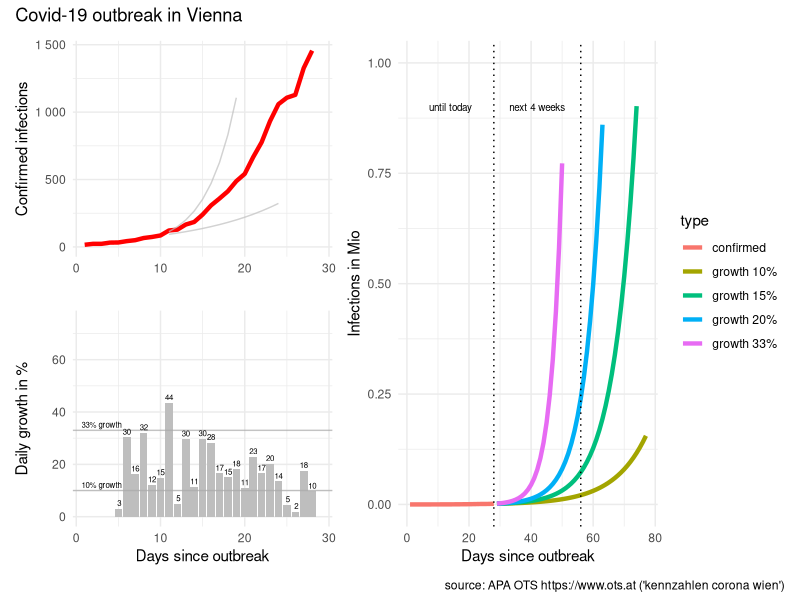
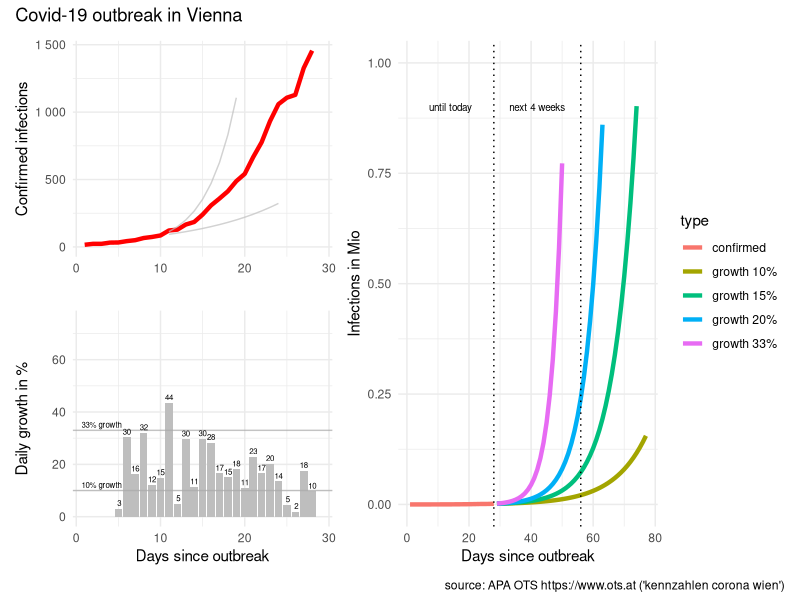

The R source for these figures, in order:
# packages
library(tidyverse)
library(scales)
library(patchwork)

# reported infections
# source: APA OTS (https://www.ots.at)
# keywords: "kennzahlen corona wien"
infected <- c(
   16, #"2020-03-05"
   23, #"2020-03-06"
   23, #"2020-03-07"
   32, #"2020-03-08"
   33, #"2020-03-09"
   43, #"2020-03-10"
   50, #"2020-03-11"
   66, #"2020-03-12"
   74, #"2020-03-13"
   85, #"2020-03-14"
  122, #"2020-03-15"
  128, #"2020-03-16"
  166, #"2020-03-17"
  185, #"2020-03-18"
  240, #"2020-03-19"
  308, #"2020-03-20"
  359, #"2020-03-21"
  413, #"2020-03-22"
  488, #"2020-03-23"
  542, #"2020-03-24"
  666, #"2020-03-25"
  776, #"2020-03-26"
  933, #"2020-03-27"
 1059, #"2020-03-28"
 1107, #"2020-03-29"
 1128, #"2020-03-30"
 1327, #"2020-03-31"
 1456  #"2020-04-01"
)

# prepare data
data <- tibble(infected = infected)

data <- data %>% 
  mutate(type = "confirmed",
         day = row_number()) %>% 
  arrange(day) %>% 
  mutate(new_abs = infected - lag(infected),
         new_pct = new_abs / lag(infected) * 100)

# predict
predict_corona <- function(data, infection_rate, days)  {
  
  future <- seq(from = max(data$day) + 1, to = max(data$day)+days-1)
  infected_all <- NULL
  infected_act <- max(data$infected)
  infected_predict <- NULL
  for (i in seq_along(future))  {
    infected_act <- infected_act * infection_rate
    infected_all <- c(infected_all, infected_act)
  }
  
  data2 <- tibble(type = paste0("growth ", (infection_rate-1)*100,"%"),
                  day = future, 
                  infected = infected_all)
  data2
  
} # predict_corona

# predict for different growth
predict_days <- 50 #57

data_50 <- data %>% 
  predict_corona(infection_rate = 1.50, days = predict_days)

data_40 <- data %>% 
  predict_corona(infection_rate = 1.40, days = predict_days)

data_33 <- data %>% 
  predict_corona(infection_rate = 1.33, days = predict_days)

data_20 <- data %>% 
  predict_corona(infection_rate = 1.20, days = predict_days)

data_15 <- data %>% 
  predict_corona(infection_rate = 1.15, days = predict_days)

data_10 <- data %>% 
  predict_corona(infection_rate = 1.10, days = predict_days)

# combine dataset
data_plot <- data %>% 
  bind_rows(data_33, data_20, data_15, data_10)


# visualise data
# infected
last_day <- length(data$infected)
p0 <- data_plot %>% 
  mutate(infected_M = infected / 1000000) %>%
  ggplot(aes(day, infected_M, color = type)) + 
  geom_line(size = 1.5) +
  geom_vline(xintercept = c(last_day, last_day + 28), 
             linetype = "dotted") +
  ylim(0,1) +
  xlab("Days since outbreak") +
  ylab("Infections in Mio") + 
  #ggtitle("Covid-19 outbreak in Vienna") +
  theme_minimal()+
  annotate("text", last_day/2, 0.9, 
           label = "until today", size = 2.5) +
  annotate("text", last_day+14, 0.9, 
           label = "next 4 weeks", size = 2.5)

#############################################

# data for reference line 33% growth (Austria)
data_line_start <- tibble(
  day = 10,
  infected = 85
)

# predict 10%/33% growth (days since 50 cases)
data_line10 <- predict_corona(
  data_line_start,
  infection_rate = 1.10,
  days = 15)

data_line33 <- predict_corona(
  data_line_start,
  infection_rate = 1.33,
  days = 15)

# infected
p1 <- data %>% 
  mutate(infected_M = infected / 1000000) %>% 
  ggplot(aes(day, infected)) + 
  geom_line(size = 1.5, color = "red") +
  geom_line(data = data_line10, 
            aes(day,infected), color = "grey", alpha = 0.7) +
  geom_line(data = data_line33, 
            aes(day,infected), color = "grey", alpha = 0.7) +
  xlim(c(1,length(infected)+1)) +
  #ylim(0,max(infected)) +
  scale_y_continuous(labels=function(x) format(x, big.mark = " ", scientific = FALSE),
                     limits=c(0,max(infected)) ) +
  #  xlab("Days since outbreak") +
  xlab("") +
  ylab("Confirmed infections") + 
#  ggtitle("Covid-19 outbreak in Vienna") +
  theme_minimal()
  
# daily growth infected
p2 <- data %>% 
  filter(day >= 5) %>% 
  ggplot(aes(day, new_pct)) +
  geom_col(fill = "grey") +
  geom_hline(yintercept = 10, color = "darkgrey", alpha = 0.7) +
  geom_hline(yintercept = 33, color = "darkgrey", alpha = 0.7) +
  geom_text(aes(day, new_pct, 
                label = paste0(format(new_pct, digits=1))),
            size = 2, vjust = "bottom", nudge_y = 1) +
  xlim(c(1,length(infected)+1)) +
  ylim(c(0,75)) +
  xlab("Days since outbreak") +
  ylab("Daily growth in %") + 
#  ggtitle("Covid-19 outbreak in Vienna") +
  theme_minimal() +
  annotate("text", 3, 10+1, 
           label = "10% growth",
           size = 2,vjust = "bottom")  +
  annotate("text", 3, 33+1, 
           label = "33% growth",
           size = 2,vjust = "bottom") 
  

# combine plots
p <- ((p1 / p2) | p0) + plot_annotation('Covid-19 outbreak in Vienna',
                            caption = "source: APA OTS https://www.ots.at ('kennzahlen corona wien')")
# plot
p

# save plot
p %>% ggsave(filename = "covid-19-vienna.png", 
             device = "png",
             width = 7, height = 4)
